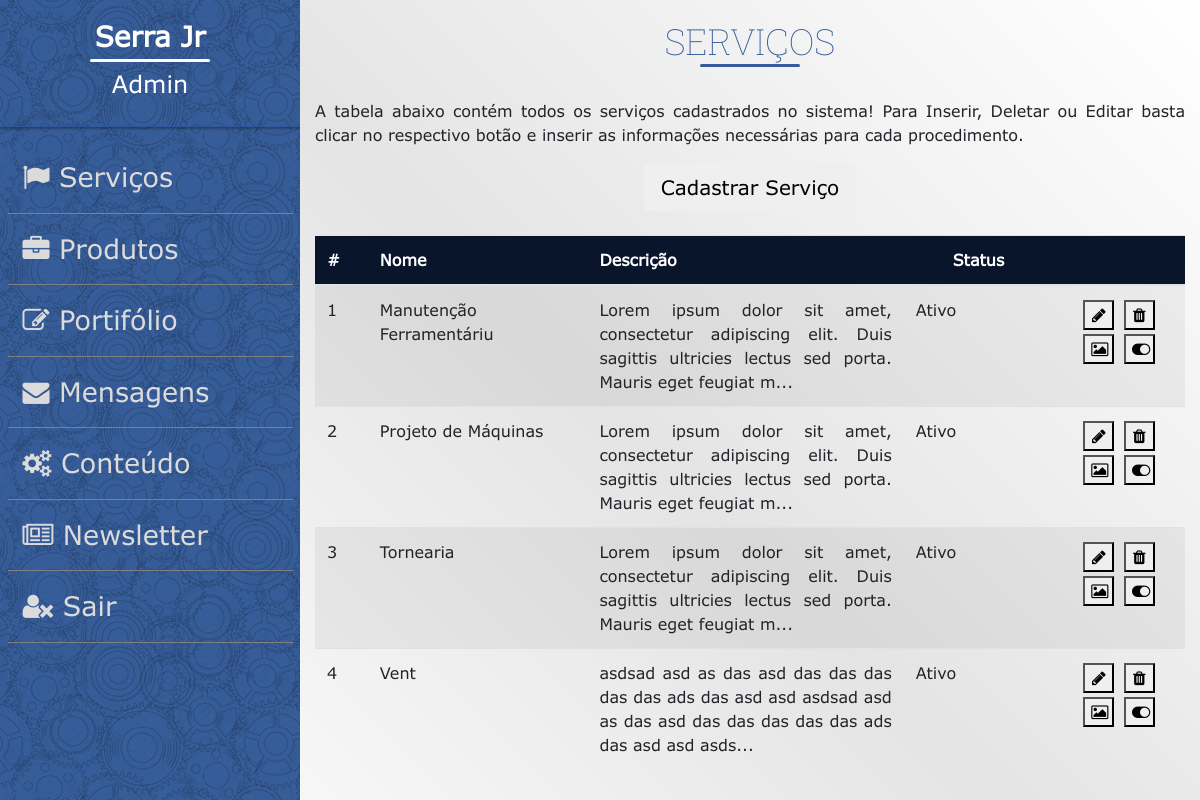
The page /sistema/gerenciador.php?mod=1 (signed in) on the database as committed earlier.
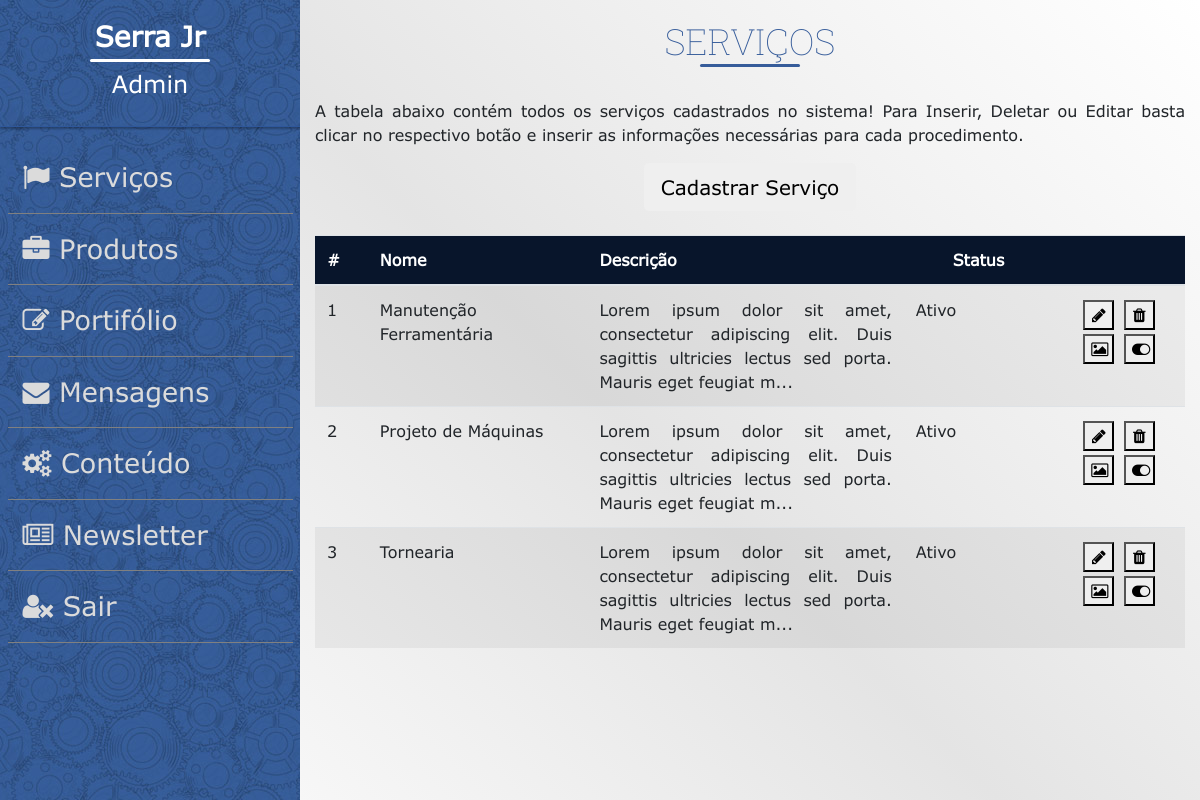
The same page on the database as committed later.
### tables this page shows
CREATE TABLE `servico` (
  `codServico` int(11) NOT NULL,
  `nome` varchar(150) NOT NULL,
  `descricao` text NOT NULL,
  `imagem` varchar(150) NOT NULL,
  `estatus` tinyint(1) NOT NULL
);

### sistema/mod_servicos.php (the view, shortened to what this page needs)
<!DOCTYPE html>
<html>
    <head>
        <link rel="stylesheet" href="../css/normalize.css">
        <link rel="stylesheet" href="../css/Sistema.css">
        <link rel="stylesheet" href="../css/main.css">
        <link rel="stylesheet" href="../css/responsividade.css">
        <link rel="stylesheet" href="../bootstrap/css/bootstrap.min.css">
        <link rel="stylesheet" href="https://cdnjs.cloudflare.com/ajax/libs/font-awesome/4.7.0/css/font-awesome.css">
    </head>
    <body>
        <div class="container-fluid">
            <div class="row">
                <div class="col-3" id="menu-lateral">
                    <div id="usuarioSistema">
                        <h3> <?= isset($_SESSION['nome'])? $_SESSION['nome'] : 'Nome usuário' ?>  </h3>
                        <h4> <?= isset($_SESSION['cargo'])? $_SESSION['cargo'] : 'cargo' ?> </h4>
                    </div>
                    <div id="menuSistema">
						<?php require_once('menuLateral.php'); ?>
                    </div>
                </div>
                <div class="col-9" id="painelSistema">
					<h1 class="titulo_secoes"> Serviços </h1>
					<p>
						<br>
						A tabela abaixo contém todos os serviços cadastrados no sistema!
						Para Inserir, Deletar ou Editar basta clicar no respectivo botão e inserir as informações necessárias
						para cada procedimento.
					</p>
					<div class="container">
						<div class="row">
							<div class="col-md-4 offset-md-4">
								<button data-toggle="modal" data-target="#cadastrarServico" id="services" class="mx-auto d-block btn btn-lg BotaoCadastra">Cadastrar Serviço</button>
							</div>
						</div>
					</div>
					<br>
					<div class="table-responsive" id="table-responsive">
						<table  class="table table-striped table-hover Tabela" id="tb1">
							<thead >
								<tr>
									<th style="width:6%;"> # </th>
									<th style="width:25%;"> Nome </th>
									<th style="width:36%;"> Descrição </th>
									<th style="width:17%;text-align:center"> Status </th>
									<th style="width:15%;">  </th>
								</tr>
							</thead>
							<tbody>
								<?php
								$objDB = new db();
								$conn = $objDB->conecta_mysql();
								$query_select = "SELECT * FROM servico;";
								$result_select = mysqli_query($conn,$query_select) or die(mysql_error());
								$rows = array();
								$counter = 0;
								while($row = mysqli_fetch_array($result_select))
									$rows[] = $row;
								foreach($rows as $row){
									$counter = $counter + 1;
									$codServico = $row['codServico'];
									$nome = $row['nome'];
									$descricao = $row['descricao'];
									$estatus = $row['estatus'];
									echo '<tr class="odd gradeX">';
									echo '<td>'.$counter.'</td>';
									echo '<td>'.$nome.'</td>';
									echo '<td>'.substr($descricao,0,120).'...</td>';
									if($estatus){
										echo '<td >
										<span id="status'.$codServico.'" value="Ativo">Ativo</span>
										</td>';
									}else{
										echo '<td>
										<span id="status'.$codServico.'" value="Inativo">Inativo</span>
										</td>';
									}
									echo '<td>
									<center>
									<button class="botaoEmail Botao" data-toggle="modal" id="modificaServico" data-target="#modificarServicos" value="'.$codServico.'" type="button"><i class="fa fa-pencil"></i> </button>
									<button class="botaoEmail Botao" data-toggle="modal" id="deletaServico" data-target="#exlcuirServico" value="'.$codServico.'" type="button"><i class="fa fa-trash"></i> </button><br>
									<button class="botaoEmail Botao" data-toggle="modal" id="previewImagens" data-target="#mostrarImagens" value="'.$codServico.'" type="button"><i class="fa fa-image"></i></button>
									';
									if($estatus){
										echo '
										<span id="onoff'.$codServico.'"><button value="'.$codServico.'" class="botaoEmail btnStatus" data-id="'.$codServico.'" data-status='.$codServico.' id="statusServico"> <i class="fa fa-toggle-on")"></i> </button></span>';
									}else{
										echo '
										<span id="onoff'.$codServico.'"><button value="'.$codServico.'" class="botaoEmail btnStatus" data-id="'.$codServico.'" data-status='.$codServico.' id="statusServico"> <i class="fa fa-toggle-off")"></i> </button></span>';
									}
									echo '	</center>
									</tr>';
								}
								?>
							</tbody>
						</table>
					</div>
			</div>
		</div>
	</div>
</body>
</html>

### sistema/gerenciador.php (shortened to what this page needs)
<?php
    if(!isset($_SESSION['nome'])){
        header('Location: index.php?erro=1');
    } else{
        if(isset($_GET['mod'])){
            switch($_GET['mod']){
                case '1':
                    require_once('mod_servicos.php');
                    break;
            }
        }
    }
?>

### sistema/menuLateral.php (shortened to what this page needs)
<ul type="none">
    <li class="itemMenuSistema" id="1">
        <i class="fa fa-flag" aria-hidden="true"></i>
        <span> Serviços </span>
    </li>
    <li class="itemMenuSistema" id="2">
        <i class="fa fa-briefcase" aria-hidden="true"></i>
        <span> Produtos </span>
    </li>
    <li class="itemMenuSistema" id="3">
        <i class="fa fa-pencil-square-o" aria-hidden="true"></i>
        <span> Portifólio </span>
    </li>
    <li class="itemMenuSistema" id="4">
        <i class="fa fa-envelope" aria-hidden="true"></i>
        <span> Mensagens </span>
    </li>
    <li class="itemMenuSistema" id="5">
        <i class="fa fa-gears" aria-hidden="true"></i>
        <span> Conteúdo </span>
    </li>
    <li class="itemMenuSistema" id="6">
        <i class="fa fa-newspaper-o" aria-hidden="true"></i>
        <span> Newsletter </span>
    </li>
    <a href="sair.php" style="text-decoration:none">
        <li class="itemMenuSistema" id="sair">
            <i class="fa fa-user-times" aria-hidden="true"></i>
            <span> Sair </span>
        </li>
    </a>
</ul>

### css/Sistema.css (style rules this page uses)
body,html { width: 100%; height: 100%; }
body { margin: 0 auto; position: relative; overflow-x: hidden; background:linear-gradient(45deg,white,rgba(211, 211, 211, 0.61),white); }
#menu-lateral { overflow-x: auto; height: 100%; position: absolute; padding-right: 0px; padding-left: 0px; top:0; bottom: 0; left: 0; background-color: #365C9A; background-image: url("../img/tmfcover.png"); flex-wrap: nowrap; }
#usuarioSistema { width: 100%; padding-top: 20px; padding-bottom: 20px; text-align: center; border-bottom: 1px groove rgb(46, 87, 155); box-shadow: 0px 2px 2px rgba(0, 0, 0, 0.288); }
#menuSistema { padding-top: 15px; width: 100%; }
#menuSistema ul { padding: 0px; }
.itemMenuSistema { width: 95%; margin: 0 auto; padding: 15px; color: rgb(219, 219, 219); border-bottom: 1px groove gray; transition: padding-left 0.5s ease 0s, text-shadow 0.5s ease 0s, border-bottom 0.5s ease 0s; }
#painelSistema { overflow-x: auto; height: 100%; position: absolute; text-align: justify; top:0; bottom: 0; right: 0; padding-top: 20px; flex-wrap: nowrap; }
thead { background-color: rgb(8, 21, 43); color: white; }
.botaoEmail { margin: 2px; }
.botaoEmail i { width: 15px; height: 10px; }
* { font-family: Verdana4, Arial, sans-serif; }
#usuarioSistema h3 { color: white; font-weight: 800; }
#usuarioSistema h3::after { margin: 5px auto; height: 3px; width: 120px; content: ""; display: block; background-color: white; border-radius: 6px; }
#usuarioSistema h4 { color: white; font-weight: 500; }
.itemMenuSistema { font-size: 27px; }

### css/main.css (style rules this page uses)
body { overflow-x: hidden; }
* { font-family: Verdana4, Arial, sans-serif; }
.titulo_secoes { text-align: center; font-weight: 50; font-family: 'Roboto Slab', serif; font-size: 36px; color:#365C9A; text-transform: uppercase; }
.titulo_secoes::after { margin: 1px auto; height: 3px; width: 100px; content: " "; display: block; background-color: #365C9A; border-radius: 6px; }

Rows that differ between the two databases and show on the page:
removed servico: nome "Vent", descricao "asdsad asd as das asd das das das das das ads das asd asd asdsad asd as das asd das das das das das ads das asd asd asds", $codServico 73 (drawn)
changed servico: nome "Manutenção Ferramentáriu" → "Manutenção Ferramentária"
